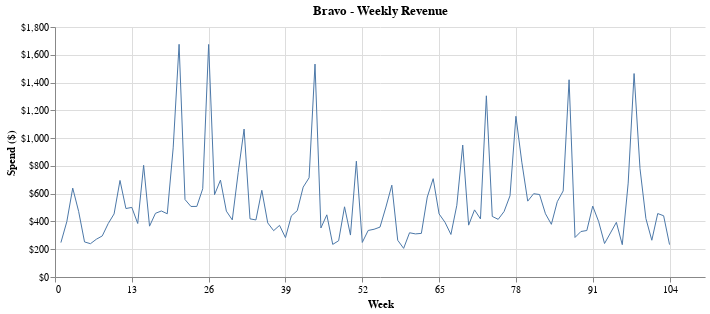

The code cell stored with this chart in its notebook:
### Code cell
weekly_plot(dataframe=weekly_spend_summary('Bravo', grocery_lf).collect(), 
            y='Weekly Spend', 
            color='brand',
            title='Bravo - Weekly Revenue', 
            y_axis_label='Spend ($)',
            pct=False,
            legend=False)

### Figure 1 — Vega-Lite specification as saved in the notebook (floating-point values rounded to 4 significant figures)
{"$schema": "https://vega.github.io/schema/vega-lite/v5.20.1.json", "config": {"axisY": {}, "view": {"continuousHeight": 300, "continuousWidth": 300, "stroke": null}}, "data": {"name": "data-31ddc573a7c8035b0322ff5845bca10a"}, "datasets": {"data-31ddc573a7c8035b0322ff5845bca10a": [{"Weekly Spend": 247.8, "brand": "Bravo", "week": 1}, {"Weekly Spend": 398.6, "brand": "Bravo", "week": 2}, {"Weekly Spend": 640.0, "brand": "Bravo", "week": 3}, {"Weekly Spend": 472.5, "brand": "Bravo", "week": 4}, {"Weekly Spend": 252.5, "brand": "Bravo", "week": 5}, {"Weekly Spend": 239.8, "brand": "Bravo", "week": 6}, {"Weekly Spend": 272.0, "brand": "Bravo", "week": 7}, {"Weekly Spend": 295.7, "brand": "Bravo", "week": 8}, {"Weekly Spend": 384.4, "brand": "Bravo", "week": 9}, {"Weekly Spend": 454.2, "brand": "Bravo", "week": 10}, {"Weekly Spend": 695.3, "brand": "Bravo", "week": 11}, {"Weekly Spend": 492.9, "brand": "Bravo", "week": 12}, {"Weekly Spend": 501.1, "brand": "Bravo", "week": 13}, {"Weekly Spend": 385.2, "brand": "Bravo", "week": 14}, {"Weekly Spend": 804.4, "brand": "Bravo", "week": 15}, {"Weekly Spend": 366.0, "brand": "Bravo", "week": 16}, {"Weekly Spend": 458.5, "brand": "Bravo", "week": 17}, {"Weekly Spend": 475.4, "brand": "Bravo", "week": 18}, {"Weekly Spend": 455.3, "brand": "Bravo", "week": 19}, {"Weekly Spend": 929.7, "brand": "Bravo", "week": 20}, {"Weekly Spend": 1675.0, "brand": "Bravo", "week": 21}, {"Weekly Spend": 557.9, "brand": "Bravo", "week": 22}, {"Weekly Spend": 508.0, "brand": "Bravo", "week": 23}, {"Weekly Spend": 508.1, "brand": "Bravo", "week": 24}, {"Weekly Spend": 635.4, "brand": "Bravo", "week": 25}, {"Weekly Spend": 1674.0, "brand": "Bravo", "week": 26}, {"Weekly Spend": 592.8, "brand": "Bravo", "week": 27}, {"Weekly Spend": 697.8, "brand": "Bravo", "week": 28}, {"Weekly Spend": 474.2, "brand": "Bravo", "week": 29}, {"Weekly Spend": 411.3, "brand": "Bravo", "week": 30}, {"Weekly Spend": 751.2, "brand": "Bravo", "week": 31}, {"Weekly Spend": 1065.0, "brand": "Bravo", "week": 32}, {"Weekly Spend": 418.7, "brand": "Bravo", "week": 33}, {"Weekly Spend": 410.8, "brand": "Bravo", "week": 34}, {"Weekly Spend": 624.2, "brand": "Bravo", "week": 35}, {"Weekly Spend": 389.6, "brand": "Bravo", "week": 36}, {"Weekly Spend": 333.7, "brand": "Bravo", "week": 37}, {"Weekly Spend": 371.7, "brand": "Bravo", "week": 38}, {"Weekly Spend": 283.5, "brand": "Bravo", "week": 39}, {"Weekly Spend": 440.0, "brand": "Bravo", "week": 40}, {"Weekly Spend": 477.6, "brand": "Bravo", "week": 41}, {"Weekly Spend": 647.1, "brand": "Bravo", "week": 42}, {"Weekly Spend": 714.2, "brand": "Bravo", "week": 43}, {"Weekly Spend": 1533.0, "brand": "Bravo", "week": 44}, {"Weekly Spend": 353.0, "brand": "Bravo", "week": 45}, {"Weekly Spend": 447.6, "brand": "Bravo", "week": 46}, {"Weekly Spend": 234.7, "brand": "Bravo", "week": 47}, {"Weekly Spend": 261.1, "brand": "Bravo", "week": 48}, {"Weekly Spend": 505.4, "brand": "Bravo", "week": 49}, {"Weekly Spend": 301.9, "brand": "Bravo", "week": 50}, {"Weekly Spend": 833.9, "brand": "Bravo", "week": 51}, {"Weekly Spend": 248.9, "brand": "Bravo", "week": 52}, {"Weekly Spend": 335.0, "brand": "Bravo", "week": 53}, {"Weekly Spend": 343.8, "brand": "Bravo", "week": 54}, {"Weekly Spend": 359.3, "brand": "Bravo", "week": 55}, {"Weekly Spend": 503.6, "brand": "Bravo", "week": 56}, {"Weekly Spend": 661.1, "brand": "Bravo", "week": 57}, {"Weekly Spend": 264.4, "brand": "Bravo", "week": 58}, {"Weekly Spend": 206.2, "brand": "Bravo", "week": 59}, {"Weekly Spend": 318.6, "brand": "Bravo", "week": 60}, {"Weekly Spend": 310.3, "brand": "Bravo", "week": 61}, {"Weekly Spend": 314.0, "brand": "Bravo", "week": 62}, {"Weekly Spend": 575.7, "brand": "Bravo", "week": 63}, {"Weekly Spend": 708.0, "brand": "Bravo", "week": 64}, {"Weekly Spend": 454.1, "brand": "Bravo", "week": 65}, {"Weekly Spend": 393.8, "brand": "Bravo", "week": 66}, {"Weekly Spend": 306.2, "brand": "Bravo", "week": 67}, {"Weekly Spend": 516.4, "brand": "Bravo", "week": 68}, {"Weekly Spend": 950.0, "brand": "Bravo", "week": 69}, {"Weekly Spend": 373.3, "brand": "Bravo", "week": 70}, {"Weekly Spend": 483.2, "brand": "Bravo", "week": 71}, {"Weekly Spend": 418.3, "brand": "Bravo", "week": 72}, {"Weekly Spend": 1305.0, "brand": "Bravo", "week": 73}, {"Weekly Spend": 436.2, "brand": "Bravo", "week": 74}, {"Weekly Spend": 415.2, "brand": "Bravo", "week": 75}, {"Weekly Spend": 471.5, "brand": "Bravo", "week": 76}, {"Weekly Spend": 584.9, "brand": "Bravo", "week": 77}, {"Weekly Spend": 1157.0, "brand": "Bravo", "week": 78}, {"Weekly Spend": 826.7, "brand": "Bravo", "week": 79}, {"Weekly Spend": 546.2, "brand": "Bravo", "week": 80}, {"Weekly Spend": 599.7, "brand": "Bravo", "week": 81}, {"Weekly Spend": 593.9, "brand": "Bravo", "week": 82}, {"Weekly Spend": 455.3, "brand": "Bravo", "week": 83}, {"Weekly Spend": 379.3, "brand": "Bravo", "week": 84}, {"Weekly Spend": 542.1, "brand": "Bravo", "week": 85}, {"Weekly Spend": 619.7, "brand": "Bravo", "week": 86}, {"Weekly Spend": 1420.0, "brand": "Bravo", "week": 87}, {"Weekly Spend": 284.7, "brand": "Bravo", "week": 88}, {"Weekly Spend": 327.4, "brand": "Bravo", "week": 89}, {"Weekly Spend": 334.8, "brand": "Bravo", "week": 90}, {"Weekly Spend": 510.3, "brand": "Bravo", "week": 91}, {"Weekly Spend": 399.3, "brand": "Bravo", "week": 92}, {"Weekly Spend": 241.1, "brand": "Bravo", "week": 93}, {"Weekly Spend": 317.2, "brand": "Bravo", "week": 94}, {"Weekly Spend": 393.6, "brand": "Bravo", "week": 95}, {"Weekly Spend": 232.7, "brand": "Bravo", "week": 96}, {"Weekly Spend": 676.1, "brand": "Bravo", "week": 97}, {"Weekly Spend": 1465.0, "brand": "Bravo", "week": 98}, {"Weekly Spend": 780.5, "brand": "Bravo", "week": 99}, {"Weekly Spend": 420.5, "brand": "Bravo", "week": 100}, {"Weekly Spend": 264.7, "brand": "Bravo", "week": 101}, {"Weekly Spend": 456.8, "brand": "Bravo", "week": 102}, {"Weekly Spend": 441.0, "brand": "Bravo", "week": 103}, {"Weekly Spend": 233.2, "brand": "Bravo", "week": 104}]}, "encoding": {"color": {"field": "brand", "legend": null, "type": "nominal"}, "x": {"axis": {"labelExpr": "datum.value", "title": "Week", "values": [0, 13, 26, 39, 52, 65, 78, 91, 104]}, "field": "week", "type": "quantitative"}, "y": {"axis": {"format": "$,.0f"}, "field": "Weekly Spend", "title": "Spend ($)", "type": "quantitative"}}, "height": 250, "mark": {"strokeWidth": 1, "type": "line"}, "title": "Bravo - Weekly Revenue", "width": 650}
